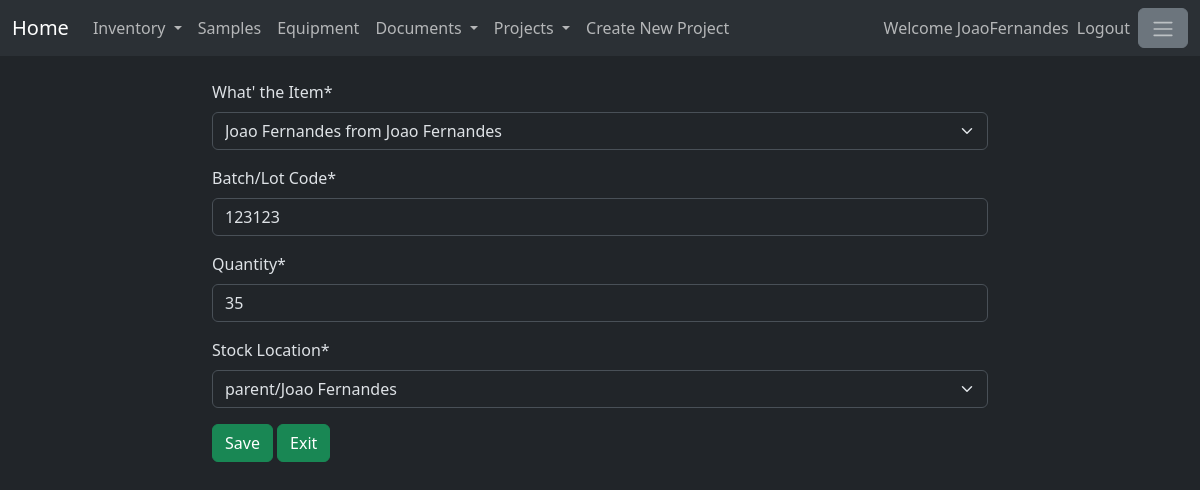
The page /stock/edit/1 (signed in) on the database its author committed.
### supplier/models.py (models this page shows)
class SuppliersItems(models.Model):
    website = models.URLField()
    supplierProductCode = models.CharField(max_length=200)
    supplierId = models.ForeignKey(Suppliers, on_delete=models.SET_NULL, null=True)
    itemId = models.ForeignKey(Items, on_delete=models.SET_NULL, null=True)
    price = models.DecimalField(max_digits=10, decimal_places=2, null=True, blank=True)
    isEnabled = models.BooleanField(default=True)
    def __str__(self) -> str:
        try:
            return self.itemId.name + " from " + self.supplierId.name
        except:
            pass
        return self.supplierProductCode

### stock/models.py (models this page shows, shortened)
class Stock(models.Model):
    batchCode = models.CharField(max_length=200, blank=True, null=True)
    quantity = models.IntegerField()
    hasBatchCode = models.BooleanField()
    locationId = models.ForeignKey(Locations, on_delete=models.SET_NULL, null=True)
    itemId = models.ForeignKey(SuppliersItems, on_delete=models.CASCADE, null=True)
    price = models.DecimalField(max_digits=10, decimal_places=2, null=True, blank=True)
    isEnabled=models.BooleanField(default=True)

### stock/views.py (the view)
# urls.py: path('edit/<int:id>', views.EditStock, name = 'editStock'),
@login_required
def EditStock(response,id):
    stockModel = Stock.objects.get(id=id)
    if not stockModel.isEnabled:
        return HttpResponseRedirect("/stock")
    if response.method == "POST":
        if response.POST.get('exit'):
                return HttpResponseRedirect(f"/stock/{id}")
        if response.POST.get('save'):
            form = CreateNewItemStock(response.POST, parentItem=0)
            if form.is_valid():
                stockModel.batchCode = form.cleaned_data['batchCode']
                stockModel.hasBatchCode = (form.cleaned_data['batchCode'] != "")
                stockModel.quantity = form.cleaned_data['quantity']
                stockModel.locationId = form.cleaned_data['locationId']
                stockModel.itemId = form.cleaned_data['itemId']
                stockModel.price = form.cleaned_data['itemId'].price
                stockModel.save()
                StockVersioning(action = "EDITED", stockModel = stockModel, user=response.user)
                return HttpResponseRedirect("/stock")
    else:
        projects=Projects.objects.filter(isEnabled=True)
        projectform = CreateNewProject()
        form = CreateNewItemStock(parentItem=0, initial={'batchCode' : stockModel.batchCode,
                                    'quantity' : stockModel.quantity,
                                    'locationId' : stockModel.locationId,
                                    'itemId' : stockModel.itemId})
        return render(response, 'editStock.html', {'form':form,
                                                   'projects' : projects,
                                                   'projectform' : projectform})

### stock/forms.py
class CreateNewItemStock(forms.Form):
    def __init__(self, *args, **kwargs):
        parentItem = kwargs.pop('parentItem')
        super(CreateNewItemStock, self).__init__(*args, **kwargs)
        if parentItem == 0:
            self.fields['itemId'] = forms.ModelChoiceField(queryset=SuppliersItems.objects.filter(isEnabled=True),
                                        required=True,
                                        label='What\' the Item')
        else:
            self.fields['itemId'] = forms.ModelChoiceField(queryset=SuppliersItems.objects.filter(itemId_id = parentItem).filter(isEnabled=True),
                                        required=True,
                                        label='What\' the Item')
        self.fields['batchCode'] = forms.CharField(label = 'Batch/Lot Code', max_length=200, required=True)
        self.fields['quantity'] = forms.IntegerField(label='Quantity', required=True)
        self.fields['locationId'] =forms.ModelChoiceField(queryset=Locations.objects.filter(isEnabled=True),
                                      required=True,
                                      label='Stock Location')

### projects/forms.py
class CreateNewProject(forms.Form):
    name = forms.CharField(label = 'Name', max_length=200, required=True)

### location/models.py (called while the page is built)
    def __str__(self) -> str:
        if self.parentLocation==None:
            return self.name
        return self.parentLocation.__str__() + '/' + self.name

### stock/templates/editStock.html (shortened to what this page needs)
{% extends 'baseStock.html' %}
{% load crispy_forms_tags %}
{% block content %}
<form method="post">
    {{ form|crispy }}
    <button type="submit" name="save" value="True" class="btn btn-success">Save</button>
    <button type="submit" name="exit" value="True" class="btn btn-success">Exit</button>
</form>
{% endblock %}

### mainpage/templates/base.html (shortened to what this page needs)
<!doctype html>
{% load static %}
{% load crispy_forms_tags %}
<html lang="en" data-bs-theme="dark">
    <head>
        <link href="https://cdn.jsdelivr.net/npm/bootstrap@5.3.1/dist/css/bootstrap.min.css"
        rel="stylesheet"
>
    </head>
    <body>
        <header>
            <nav class="navbar navbar-expand-lg bg-body-tertiary">
                <div class="container-fluid">
                    <a class="navbar-brand"  href="{% url 'homePage' %}">
                        Home
                      </a>
                    <div class="collapse navbar-collapse" id="navbarText">
                        <ul class="navbar-nav me-auto mb-2 mb-lg-0">
                            <li class="nav-item dropdown">
                                <a class="nav-link dropdown-toggle" href="#" role="button" data-bs-toggle="dropdown" aria-expanded="false">
                                        Inventory
                                </a>
                            </li>
                            <li class="nav-item">
                                <a class="nav-link" href="/sampletype">Samples</a>
                            </li>
                            <li class="nav-item">
                                <a class="nav-link" href="/equipment">Equipment</a>
                            </li>
                            <li class="nav-item dropdown">
                                <a class="nav-link dropdown-toggle" href="#" role="button" data-bs-toggle="dropdown" aria-expanded="false">
                                        Documents
                                </a>
                            </li>
                            <li class="nav-item dropdown">
                                <a class="nav-link dropdown-toggle" href="#" role="button" data-bs-toggle="dropdown" aria-expanded="false">
                                        Projects
                                </a>
                            </li>
                            <li><a data-bs-toggle="modal" data-bs-target="#projectModal" class="nav-link" type="button"
                                >Create New Project</a></li>
                        </ul>
                        <ul class="navbar-nav mb-2 mb-lg-0">
                            {% if user.is_authenticated %}
                                <span class="navbar-text">
                                    Welcome {{user.username}}
                                </span>
                                <li class="nav-item">
                                    <a class="nav-link" href="/logout">Logout</a>
                                </li>
                            {% endif %}
                            <li class="nav-item">
                                <button class="btn btn-secondary" type="button" data-bs-toggle="offcanvas"
                                data-bs-target="#offcanvasWithBothOptions" aria-controls="offcanvasWithBothOptions">
                                    <span class="navbar-toggler-icon"></span>
                                </button>
                            </li>
                        </ul>
                    </div>
                </div>
            </nav>
            <br>
        </header>
        <main>
            <div class="container-fluid">
                <div class="row">
                    <div class="col-2">
                    </div>
                    <div class="col-8">
                        {% if user.is_authenticated %}
                            {% block content %}
                            {% endblock %}
                        {% else %}
                            {% block login_and_registration %}
                            {% endblock %}
                        {% endif %}
                    </div>
                    <div class="col-2">
                    </div>
                </div>
            </div>
        </main>
    </body>
</html>

### rows shown on the page
SuppliersItems: itemId "Joao Fernandes from Joao Fernandes"
Stock: batchCode "123123", quantity "35", locationId "parent/Joao Fernandes"

### other values the page prints
{{ user.username }} "JoaoFernandes"
